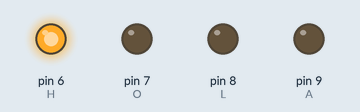
Simulated run of this sketch. Board: Arduino Uno, built with avr-gcc and run on an emulated ATmega328P. On the bench: output pins drawn as LEDs (lit = HIGH).

Above: at 0.5 s.
At 1.5 s:
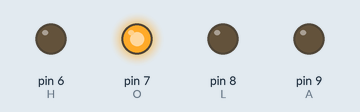
At 2.5 s:
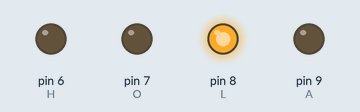
At 3.5 s:
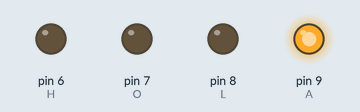
Timing chart, 0 to 5.2 s (numbered marks = the images above):
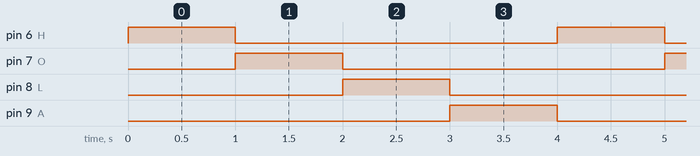

The sketch:

Hola.ino
```cpp
// Anuncio luminoso HOLA

// Pines LEDs
const int H = 6;
const int O = 7;
const int L = 8;
const int A = 9;

void setup() {
  // Configuración de los pines como salidas
  pinMode(H, OUTPUT);
  pinMode(O, OUTPUT);
  pinMode(L, OUTPUT);
  pinMode(A, OUTPUT);
}

void loop() {

  // Enciende la letra H durante 1 segundo
  digitalWrite(H, HIGH);
  delay(1000);
  digitalWrite(H, LOW);

  // Enciende la letra O durante 1 segundo
  digitalWrite(O, HIGH);
  delay(1000);
  digitalWrite(O, LOW);

  // Enciende la letra L durante 1 segundo
  digitalWrite(L, HIGH);
  delay(1000);
  digitalWrite(L, LOW);

  // Enciende la letra A durante 1 segundo
  digitalWrite(A, HIGH);
  delay(1000);
  digitalWrite(A, LOW);
}
```

Measured:
- by itself, pin 6 (H), pin 7 (O), pin 8 (L), pin 9 (A): alternates HIGH for 1.0 s and LOW for 3.0 s
- by itself, everything shown: repeats every 4.0 s, in 5 steps
